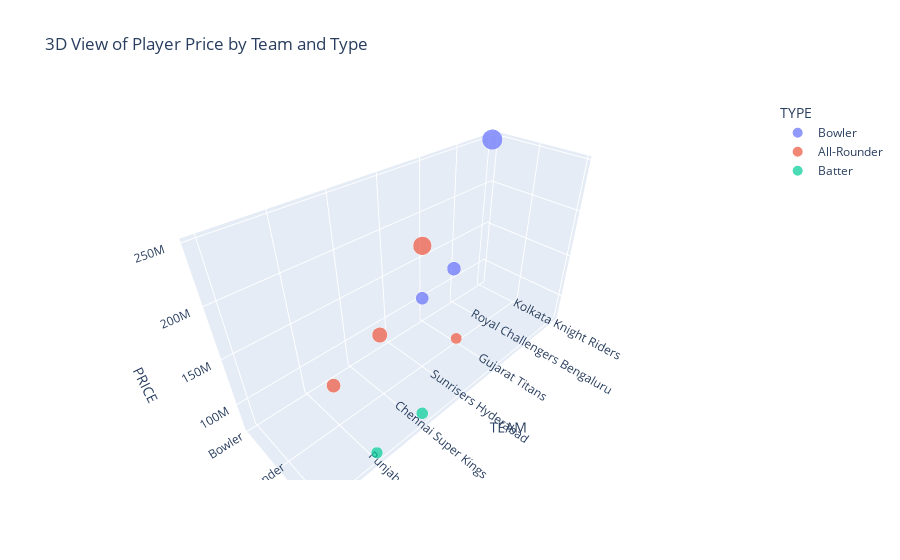

This figure's notebook cell:
### Code cell
df['PRICE'] = df['PRICE'].astype(str)
df['PRICE'] = df['PRICE'].str.replace(',', '').astype(float)
fig = px.scatter_3d(df, x='TEAM', y='TYPE',z='PRICE', color='TYPE', size='PRICE', title='3D View of Player Price by Team and Type')
fig.show()

### Figure 1 — Plotly figure (JSON) as saved in the notebook; plotly's stock layout.template omitted (floating-point values rounded to 4 significant figures)
{"data": [{"hovertemplate": "TYPE=%{y}<br>TEAM=%{x}<br>PRICE=%{marker.size}<extra></extra>", "legendgroup": "Bowler", "marker": {"color": "#636efa", "size": [247500000, 115000000, 100000000], "sizemode": "area", "sizeref": 618750, "symbol": "circle"}, "mode": "markers", "name": "Bowler", "scene": "scene", "showlegend": true, "type": "scatter3d", "x": ["Kolkata Knight Riders", "Royal Challengers Bengaluru", "Gujarat Titans"], "y": ["Bowler", "Bowler", "Bowler"], "z": [247500000, 115000000, 100000000]}, {"hovertemplate": "TYPE=%{y}<br>TEAM=%{x}<br>PRICE=%{marker.size}<extra></extra>", "legendgroup": "All-Rounder", "marker": {"color": "#EF553B", "size": [205000000, 140000000, 117500000, 74000000], "sizemode": "area", "sizeref": 618750, "symbol": "circle"}, "mode": "markers", "name": "All-Rounder", "scene": "scene", "showlegend": true, "type": "scatter3d", "x": ["Sunrisers Hyderabad", "Chennai Super Kings", "Punjab Kings", "Gujarat Titans"], "y": ["All-Rounder", "All-Rounder", "All-Rounder", "All-Rounder"], "z": [205000000, 140000000, 117500000, 74000000]}, {"hovertemplate": "TYPE=%{y}<br>TEAM=%{x}<br>PRICE=%{marker.size}<extra></extra>", "legendgroup": "Batter", "marker": {"color": "#00cc96", "size": [84000000, 80000000, 74000000], "sizemode": "area", "sizeref": 618750, "symbol": "circle"}, "mode": "markers", "name": "Batter", "scene": "scene", "showlegend": true, "type": "scatter3d", "x": ["Chennai Super Kings", "Punjab Kings", "Rajasthan Royals"], "y": ["Batter", "Batter", "Batter"], "z": [84000000, 80000000, 74000000]}], "layout": {"legend": {"itemsizing": "constant", "title": {"text": "TYPE"}, "tracegroupgap": 0}, "scene": {"domain": {"x": [0, 1], "y": [0, 1]}, "xaxis": {"title": {"text": "TEAM"}}, "yaxis": {"categoryarray": ["Bowler", "All-Rounder", "Batter"], "categoryorder": "array", "title": {"text": "TYPE"}}, "zaxis": {"title": {"text": "PRICE"}}}, "title": {"text": "3D View of Player Price by Team and Type"}}}
